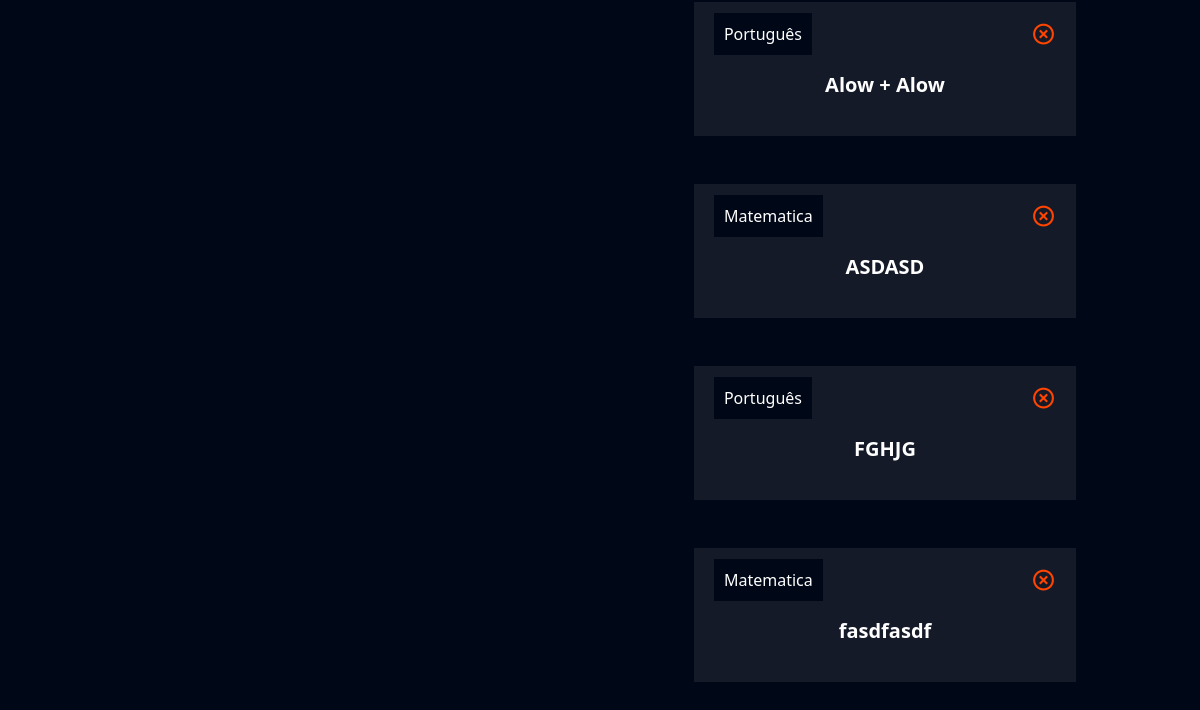
The app's page /flashcard/novo_flashcard/ (signed in, lower part), older data.
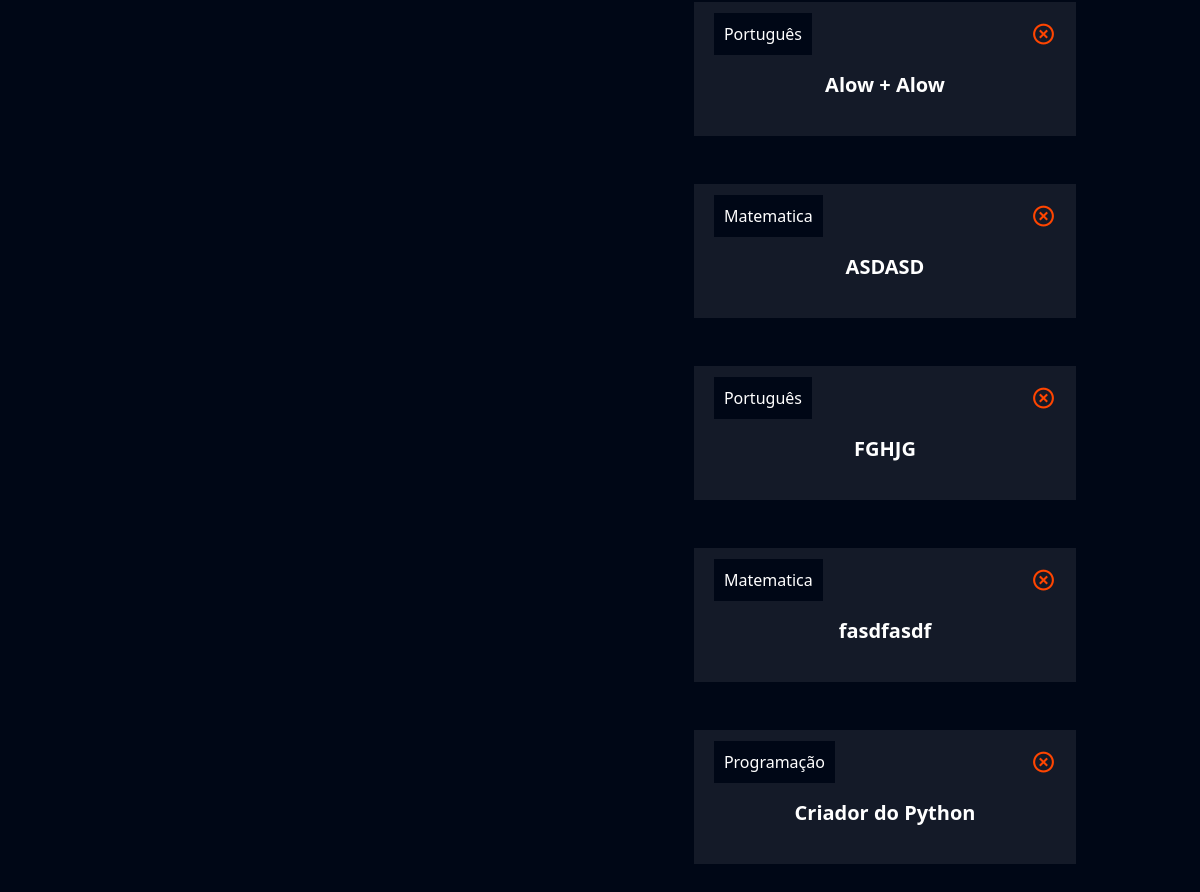
The same page, newer data.
### flashcard/models.py (models this page shows, shortened)
class Flashcard(models.Model):
  DIFICULDADE_CHOICES = (('D', 'Difícil'), ('M', 'Médio'), ('F', 'Fácil'))
  user = models.ForeignKey(User, on_delete=models.DO_NOTHING)
  pergunta = models.CharField(max_length = 100)
  resposta = models.TextField()
  categoria = models.ForeignKey(Categoria, on_delete = models.DO_NOTHING)
  dificuldade = models.CharField(max_length = 1, choices=DIFICULDADE_CHOICES)

class Categoria(models.Model):
  nome = models.CharField(max_length = 20)
  def __str__(self):
    return self.nome

### flashcard/views.py (the view, shortened to what this page needs)
# urls.py: path('novo_flashcard/', views.novo_flashcard, name='novo_flashcard'),
def novo_flashcard(request):
    if not request.user.is_authenticated:
        return redirect("/usuarios/login")
    if request.method == "GET":
        categorias = Categoria.objects.all()
        dificuldades = Flashcard.DIFICULDADE_CHOICES
        flashcard = Flashcard.objects.filter(user = request.user)
        categoria_filter = request.GET.get('categoria')
        dificuldade_filter = request.GET.get('dificuldade')
        if categoria_filter:
            flashcard = flashcard.filter(categoria__id = categoria_filter)
        if dificuldade_filter:
            flashcard = flashcard.filter(dificuldade = dificuldade_filter)
        return render(request, "novo_flashcard.html", {'categorias' : categorias, 'dificuldades' : dificuldades, 'flashcards' : flashcard})

### flashcard/templates/novo_flashcard.html (shortened to what this page needs)
{% extends "base.html" %}
{% load static %}
{% block 'cabecalho' %}
<link href="{% static 'usuarios/css/cadastro.css' %}" rel="stylesheet">
<link href="{% static 'flashcard/css/novo_flashcard.css' %}" rel="stylesheet">
<link href='https://unpkg.com/boxicons@2.1.4/css/boxicons.min.css' rel='stylesheet'>
{% endblock 'cabecalho' %}
{% block 'conteudo' %}
<div class="container">
    <br>
    <br>
    <div class="row">
        <div class="col-md">
        </div>
        <div class="col-md">
            <br>
            <br>
            {% for flash in flashcards %}
            <div class="box-new-flashcard">
                <div class="flashcard">
                    <div class="flashcard-categoria">
                        {{flash.categoria}}
                    </div>
                    <a href=""><i class='icone-exit bx bx-x-circle'></i></a>
                    <br>
                    <br>
                    <div class="flashcard-box-item">
                        <p class="flashcard-item">{{flash.pergunta}}</p>
                    </div>
                </div>
            </div>
            <br>
            <br>
            {% endfor %}
        </div>
    </div>
</div>
{% endblock 'conteudo' %}

Row changes from the older to the newer data that the page shows:
added Flashcard: categoria "Programação", pergunta "Criador do Python"
